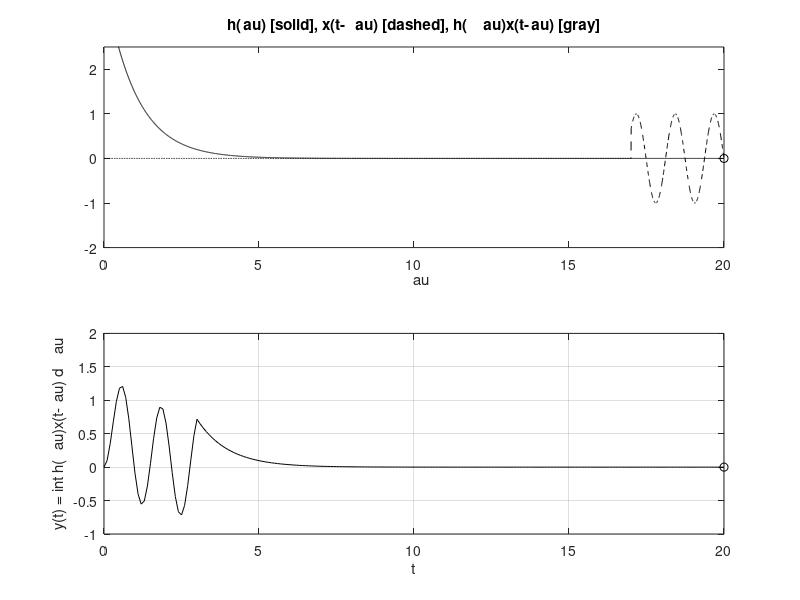

Write MATLAB code to recreate this figure.
% First create the u(t) function
u = @(t) 1.0.* (t>=0);

% Create the x(t) function.
x = @(t) sin(5*t).*(u(t) - u(t - 3));

% Now truncate each of the impluse response funtions.

h = @(t) 4*exp(-t).*(u(t)-u(t-20));


% Modified CH2MP4 from B.1
dtau = 0.005;
tau = [0:dtau:20]; ti = 0; 
tvec = [0:0.1:20]; y = NaN*zeros(1,length(tvec));
% Pre-allocate memory
for t = tvec,
    ti = ti+1; % Time index
    xh = x(t-tau).*h(tau); 
    lxh = length(xh);
    y(ti) = sum(xh.*dtau); 
    % Trapezoidal approximation of convolution integral
    subplot(2,1,1),plot(tau,h(tau),"k-",tau,x(t-tau),"k--",t,0,"ok");
    axis([tau(1) tau(end) -2.0 2.5]);
    patch([tau(1:end-1);tau(1:end-1);tau(2:end);tau(2:end)],...
        [zeros(1,lxh-1);xh(1:end-1);xh(2:end);zeros(1,lxh-1)],...
        [.8 .8 .8],"edgecolor","none");
    xlabel("\tau"); title("h(\tau) [solid], x(t-\tau) [dashed], h(\tau)x(t-\tau) [gray]");
    c = get(gca,'children'); set(gca,'children',[c(2);c(3);c(4);c(1)]);
    subplot(2,1,2),plot(tvec,y,"k",tvec(ti),y(ti),"ok");
    xlabel("t"); ylabel("y(t) = \int h(\tau)x(t-\tau) d\tau");
    axis([tau(1) tau(end) -1.0 2.0]); grid;
    drawnow;
end
